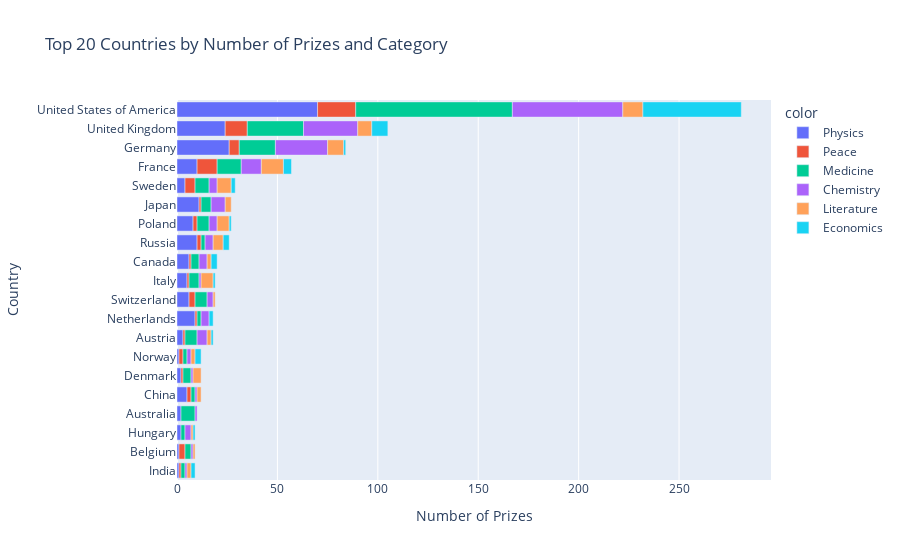

Here is the notebook cell this chart was saved with:
### Code cell
cat_cntry_bar = px.bar(
    x=merged_df.cat_prize,
    y=merged_df.birth_country_current,
    color=merged_df.category,
    orientation="h",
    title="Top 20 Countries by Number of Prizes and Category",
)

cat_cntry_bar.update_layout(xaxis_title="Number of Prizes", yaxis_title="Country")
cat_cntry_bar.show()

### Figure 1 — Plotly figure (JSON) as saved in the notebook; plotly's stock layout.template omitted (floating-point values rounded to 4 significant figures)
{"data": [{"alignmentgroup": "True", "hovertemplate": "color=Physics<br>x=%{x}<br>y=%{y}<extra></extra>", "legendgroup": "Physics", "marker": {"color": "#636efa", "pattern": {"shape": ""}}, "name": "Physics", "offsetgroup": "Physics", "orientation": "h", "showlegend": true, "textposition": "auto", "type": "bar", "x": [1, 1, 2, 2, 5, 2, 1, 3, 9, 6, 5, 6, 10, 8, 11, 4, 10, 26, 24, 70], "xaxis": "x", "y": ["India", "Belgium", "Hungary", "Australia", "China", "Denmark", "Norway", "Austria", "Netherlands", "Switzerland", "Italy", "Canada", "Russia", "Poland", "Japan", "Sweden", "France", "Germany", "United Kingdom", "United States of America"], "yaxis": "y"}, {"alignmentgroup": "True", "hovertemplate": "color=Peace<br>x=%{x}<br>y=%{y}<extra></extra>", "legendgroup": "Peace", "marker": {"color": "#EF553B", "pattern": {"shape": ""}}, "name": "Peace", "offsetgroup": "Peace", "orientation": "h", "showlegend": true, "textposition": "auto", "type": "bar", "x": [1, 3, 2, 1, 2, 1, 1, 1, 3, 1, 2, 1, 2, 5, 10, 5, 11, 19], "xaxis": "x", "y": ["India", "Belgium", "China", "Denmark", "Norway", "Austria", "Netherlands", "Italy", "Switzerland", "Canada", "Russia", "Japan", "Poland", "Sweden", "France", "Germany", "United Kingdom", "United States of America"], "yaxis": "y"}, {"alignmentgroup": "True", "hovertemplate": "color=Medicine<br>x=%{x}<br>y=%{y}<extra></extra>", "legendgroup": "Medicine", "marker": {"color": "#00cc96", "pattern": {"shape": ""}}, "name": "Medicine", "offsetgroup": "Medicine", "orientation": "h", "showlegend": true, "textposition": "auto", "type": "bar", "x": [3, 2, 2, 7, 4, 2, 2, 6, 2, 6, 5, 4, 2, 6, 5, 7, 12, 18, 28, 78], "xaxis": "x", "y": ["Belgium", "Hungary", "India", "Australia", "Denmark", "China", "Norway", "Austria", "Netherlands", "Switzerland", "Italy", "Canada", "Russia", "Poland", "Japan", "Sweden", "France", "Germany", "United Kingdom", "United States of America"], "yaxis": "y"}, {"alignmentgroup": "True", "hovertemplate": "color=Chemistry<br>x=%{x}<br>y=%{y}<extra></extra>", "legendgroup": "Chemistry", "marker": {"color": "#ab63fa", "pattern": {"shape": ""}}, "name": "Chemistry", "offsetgroup": "Chemistry", "orientation": "h", "showlegend": true, "textposition": "auto", "type": "bar", "x": [1, 3, 1, 1, 1, 1, 2, 5, 4, 1, 3, 4, 4, 7, 4, 4, 10, 26, 27, 55], "xaxis": "x", "y": ["Belgium", "Hungary", "India", "Australia", "China", "Denmark", "Norway", "Austria", "Netherlands", "Italy", "Switzerland", "Canada", "Russia", "Japan", "Poland", "Sweden", "France", "Germany", "United Kingdom", "United States of America"], "yaxis": "y"}, {"alignmentgroup": "True", "hovertemplate": "color=Literature<br>x=%{x}<br>y=%{y}<extra></extra>", "legendgroup": "Literature", "marker": {"color": "#FFA15A", "pattern": {"shape": ""}}, "name": "Literature", "offsetgroup": "Literature", "orientation": "h", "showlegend": true, "textposition": "auto", "type": "bar", "x": [1, 1, 2, 2, 2, 4, 2, 1, 6, 2, 5, 3, 6, 7, 11, 8, 7, 10], "xaxis": "x", "y": ["Belgium", "Hungary", "India", "Norway", "China", "Denmark", "Austria", "Switzerland", "Italy", "Canada", "Russia", "Japan", "Poland", "Sweden", "France", "Germany", "United Kingdom", "United States of America"], "yaxis": "y"}, {"alignmentgroup": "True", "hovertemplate": "color=Economics<br>x=%{x}<br>y=%{y}<extra></extra>", "legendgroup": "Economics", "marker": {"color": "#19d3f3", "pattern": {"shape": ""}}, "name": "Economics", "offsetgroup": "Economics", "orientation": "h", "showlegend": true, "textposition": "auto", "type": "bar", "x": [1, 2, 3, 1, 2, 1, 3, 3, 1, 2, 4, 1, 8, 49], "xaxis": "x", "y": ["Hungary", "India", "Norway", "Austria", "Netherlands", "Italy", "Canada", "Russia", "Poland", "Sweden", "France", "Germany", "United Kingdom", "United States of America"], "yaxis": "y"}], "layout": {"barmode": "relative", "legend": {"title": {"text": "color"}, "tracegroupgap": 0}, "title": {"text": "Top 20 Countries by Number of Prizes and Category"}, "xaxis": {"anchor": "y", "domain": [0, 1], "title": {"text": "Number of Prizes"}}, "yaxis": {"anchor": "x", "domain": [0, 1], "title": {"text": "Country"}}}}
